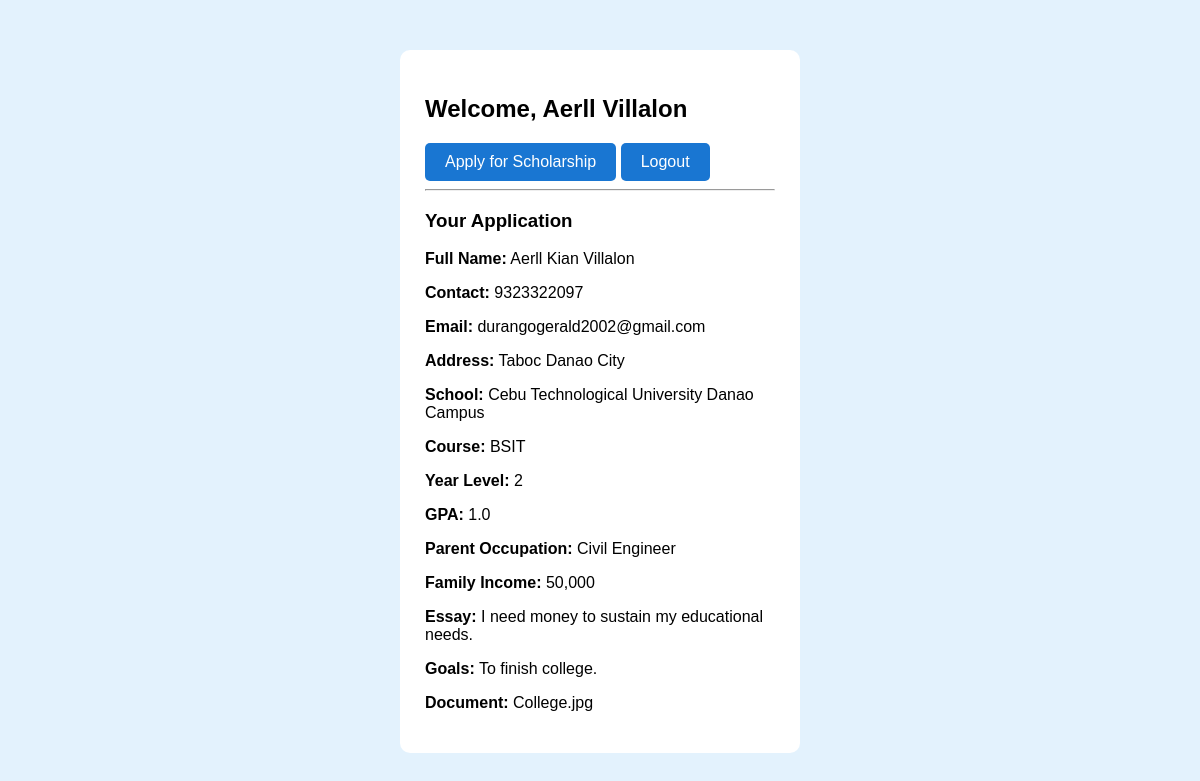
The app's page /profile.php (signed in) with its own data.
### tables this page shows
CREATE TABLE `applications` (
  `id` int(11) NOT NULL,
  `user_id` int(11) DEFAULT NULL,
  `fullname` varchar(100) DEFAULT NULL,
  `contact` varchar(50) DEFAULT NULL,
  `email` varchar(100) DEFAULT NULL,
  `address` text DEFAULT NULL,
  `school` varchar(100) DEFAULT NULL,
  `course` varchar(100) DEFAULT NULL,
  `year_level` varchar(20) DEFAULT NULL,
  `gpa` varchar(10) DEFAULT NULL,
  `parent_occupation` varchar(100) DEFAULT NULL,
  `family_income` varchar(50) DEFAULT NULL,
  `essay` text DEFAULT NULL,
  `goals` text DEFAULT NULL,
  `document` varchar(255) DEFAULT NULL,
  `created_at` timestamp NOT NULL DEFAULT current_timestamp()
);

### profile.php (the view, shortened to what this page needs)
<?php
include "db.php";
$user_id = $_SESSION['user_id'];
$sql = "SELECT * FROM applications WHERE user_id='$user_id'";
$result = $conn->query($sql);
?>
<!DOCTYPE html>
<html>
<head>
    <link rel="stylesheet" href="style.css">
</head>
<body>
<div class="container">
    <h2>Welcome, <?php echo $_SESSION['fullname']; ?></h2>
    <a href="application.php" class="btn">Apply for Scholarship</a>
    <a href="logout.php" class="btn">Logout</a>
    <hr>
    <h3>Your Application</h3>
    <?php
    if ($result->num_rows > 0) {
        $row = $result->fetch_assoc();
        echo "<p><strong>Full Name:</strong> {$row['fullname']}</p>";
        echo "<p><strong>Contact:</strong> {$row['contact']}</p>";
        echo "<p><strong>Email:</strong> {$row['email']}</p>";
        echo "<p><strong>Address:</strong> {$row['address']}</p>";
        echo "<p><strong>School:</strong> {$row['school']}</p>";
        echo "<p><strong>Course:</strong> {$row['course']}</p>";
        echo "<p><strong>Year Level:</strong> {$row['year_level']}</p>";
        echo "<p><strong>GPA:</strong> {$row['gpa']}</p>";
        echo "<p><strong>Parent Occupation:</strong> {$row['parent_occupation']}</p>";
        echo "<p><strong>Family Income:</strong> {$row['family_income']}</p>";
        echo "<p><strong>Essay:</strong> {$row['essay']}</p>";
        echo "<p><strong>Goals:</strong> {$row['goals']}</p>";
        echo "<p><strong>Document:</strong> {$row['document']}</p>";
    } else {
        echo "<p>No application submitted yet.</p>";
    }
    ?>
</div>
</body>
</html>

### style.css (style rules this page uses)
body { font-family: Arial; margin: 0; background: #e3f2fd; }
.btn { background: #64b5f6; padding: 10px 20px; color: white; text-decoration: none; border-radius: 5px; }
.container { width: 350px; margin: 50px auto; background: white; padding: 25px; border-radius: 10px; }
.btn { display: inline-block; padding: 10px 20px; background: #1976d2; color: white; text-decoration: none; border-radius: 5px; }

### records on screen
applications: fullname "Aerll Kian Villalon", contact "9323322097", email "durangogerald2002@gmail.com", address "Taboc Danao City", school "Cebu Technological University Danao Campus", course "BSIT", year_level "2", gpa "1.0", parent_occupation "Civil Engineer", family_income "50,000", essay "I need money to sustain my educational needs.", goals "To finish college.", document "College.jpg"

### other values on screen
$_SESSION['fullname'] "Aerll Villalon"
